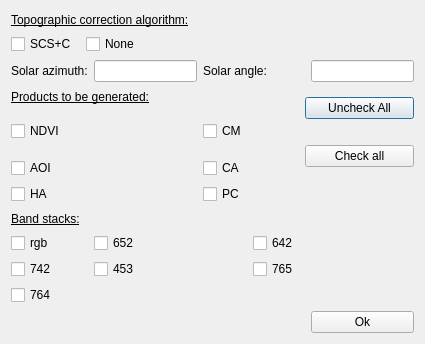
<?xml version="1.0" encoding="UTF-8"?>
<ui version="4.0">
 <class>DlgConfigure</class>
 <widget class="QDialog" name="DlgConfigure">
  <property name="geometry">
   <rect>
    <x>0</x>
    <y>0</y>
    <width>425</width>
    <height>344</height>
   </rect>
  </property>
  <property name="windowTitle">
   <string>LSR Configure</string>
  </property>
  <layout class="QGridLayout" name="gridLayout">
   <item row="0" column="0" colspan="4">
    <widget class="QLabel" name="label_3">
     <property name="font">
      <font>
       <underline>true</underline>
      </font>
     </property>
     <property name="text">
      <string>Topographic correction algorithm:</string>
     </property>
    </widget>
   </item>
   <item row="1" column="0">
    <widget class="QCheckBox" name="chkSCS_C">
     <property name="text">
      <string>SCS+C</string>
     </property>
     <property name="tristate">
      <bool>false</bool>
     </property>
    </widget>
   </item>
   <item row="1" column="1" colspan="2">
    <widget class="QCheckBox" name="chkNone">
     <property name="text">
      <string>None</string>
     </property>
    </widget>
   </item>
   <item row="2" column="0" colspan="2">
    <widget class="QLabel" name="label_4">
     <property name="font">
      <font>
       <underline>false</underline>
      </font>
     </property>
     <property name="text">
      <string>Solar azimuth:</string>
     </property>
    </widget>
   </item>
   <item row="2" column="2">
    <widget class="QLineEdit" name="txtSolarAzimuth"/>
   </item>
   <item row="2" column="3" colspan="3">
    <widget class="QLabel" name="label_5">
     <property name="font">
      <font>
       <underline>false</underline>
      </font>
     </property>
     <property name="text">
      <string>Solar angle:</string>
     </property>
    </widget>
   </item>
   <item row="2" column="6">
    <widget class="QLineEdit" name="txtSolarAngle"/>
   </item>
   <item row="3" column="0" colspan="3">
    <widget class="QLabel" name="label">
     <property name="font">
      <font>
       <underline>true</underline>
      </font>
     </property>
     <property name="text">
      <string>Products to be generated:</string>
     </property>
    </widget>
   </item>
   <item row="3" column="5" rowspan="2" colspan="2">
    <widget class="QPushButton" name="BtnUnMarkAll">
     <property name="text">
      <string>Uncheck All</string>
     </property>
    </widget>
   </item>
   <item row="4" column="0" rowspan="2">
    <widget class="QCheckBox" name="chkNDVI">
     <property name="text">
      <string>NDVI</string>
     </property>
    </widget>
   </item>
   <item row="4" column="3" rowspan="2">
    <widget class="QCheckBox" name="chkCM">
     <property name="text">
      <string>CM</string>
     </property>
    </widget>
   </item>
   <item row="5" column="5" rowspan="2" colspan="2">
    <widget class="QPushButton" name="BtnMarkAll">
     <property name="text">
      <string>Check all</string>
     </property>
    </widget>
   </item>
   <item row="6" column="0">
    <widget class="QCheckBox" name="chkAOI">
     <property name="text">
      <string>AOI</string>
     </property>
    </widget>
   </item>
   <item row="6" column="3">
    <widget class="QCheckBox" name="chkCA">
     <property name="text">
      <string>CA</string>
     </property>
    </widget>
   </item>
   <item row="7" column="0">
    <widget class="QCheckBox" name="checkBox_5">
     <property name="text">
      <string>HA</string>
     </property>
    </widget>
   </item>
   <item row="7" column="3">
    <widget class="QCheckBox" name="chkPC17">
     <property name="text">
      <string>PC</string>
     </property>
    </widget>
   </item>
   <item row="8" column="0">
    <widget class="QLabel" name="label_2">
     <property name="font">
      <font>
       <underline>true</underline>
      </font>
     </property>
     <property name="text">
      <string>Band stacks:</string>
     </property>
    </widget>
   </item>
   <item row="9" column="0">
    <widget class="QCheckBox" name="chkRGB">
     <property name="text">
      <string>rgb</string>
     </property>
    </widget>
   </item>
   <item row="9" column="2">
    <widget class="QCheckBox" name="chk652">
     <property name="text">
      <string>652</string>
     </property>
    </widget>
   </item>
   <item row="9" column="4">
    <widget class="QCheckBox" name="chk642">
     <property name="text">
      <string>642</string>
     </property>
    </widget>
   </item>
   <item row="10" column="0">
    <widget class="QCheckBox" name="chk742">
     <property name="text">
      <string>742</string>
     </property>
    </widget>
   </item>
   <item row="10" column="2">
    <widget class="QCheckBox" name="chk453">
     <property name="text">
      <string>453</string>
     </property>
    </widget>
   </item>
   <item row="10" column="4">
    <widget class="QCheckBox" name="chk765">
     <property name="text">
      <string>765</string>
     </property>
    </widget>
   </item>
   <item row="11" column="0">
    <widget class="QCheckBox" name="chk764">
     <property name="text">
      <string>764</string>
     </property>
    </widget>
   </item>
   <item row="12" column="6">
    <widget class="QPushButton" name="BtnOk">
     <property name="text">
      <string>Ok</string>
     </property>
    </widget>
   </item>
  </layout>
 </widget>
 <resources/>
 <connections/>
</ui>
